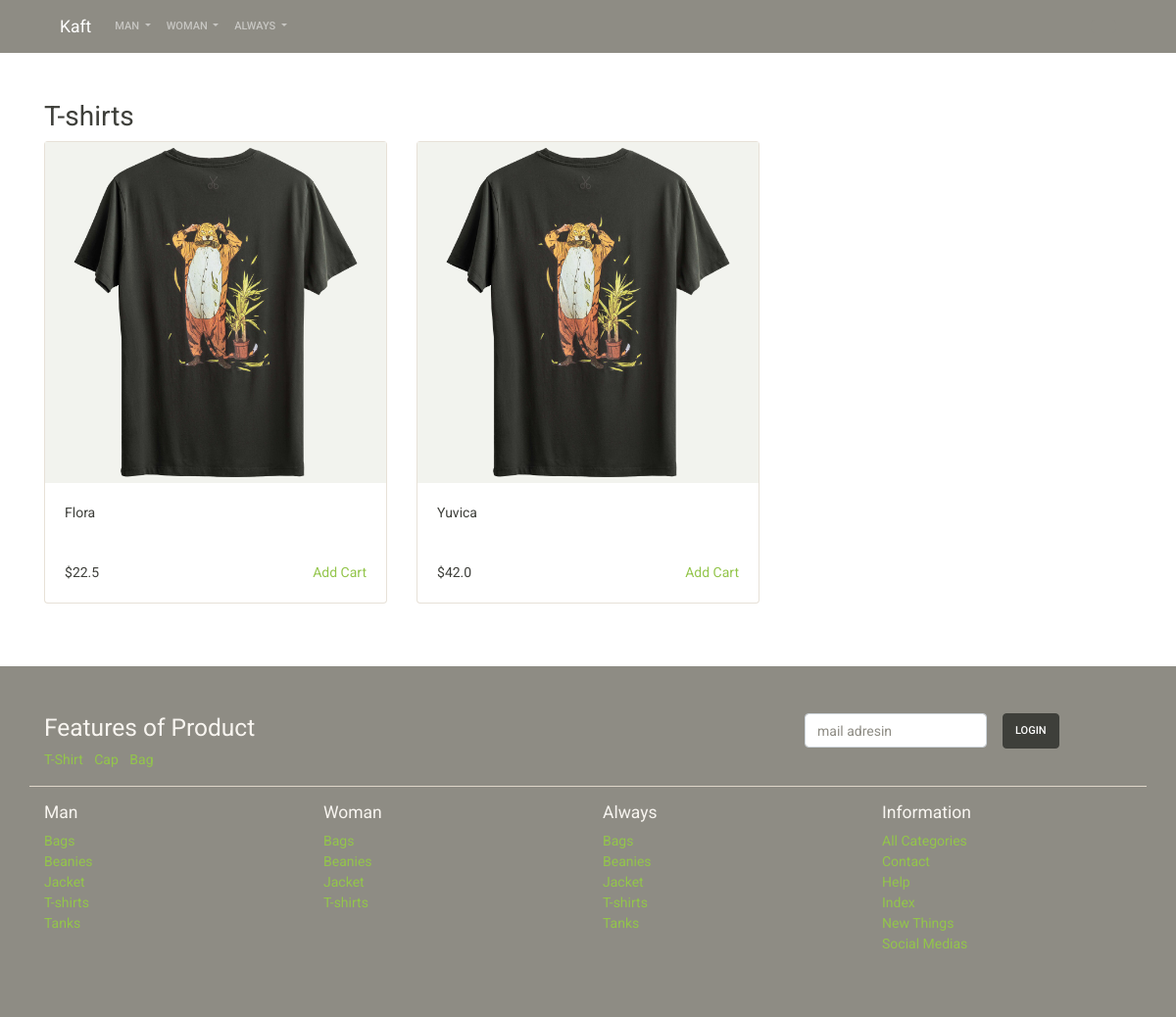
The page /category/t-shirts/ on the database its author committed.
### product/models.py (models this page shows, shortened)
class Category(models.Model):
    title=models.CharField(max_length=200)
    slug=models.SlugField(null=True,blank=True)
    gender=models.CharField(default="unisex",choices=GENDERS,max_length=8)
    status=models.CharField(max_length=10,choices=STATUS,default="draft")
    created_at=models.DateTimeField(auto_now_add=True)
    updated_at=models.DateTimeField(auto_now_add=True)

class Product(models.Model):
    title=models.CharField(max_length=200)
    slug=models.SlugField(null=True,blank=True)
    category=models.ForeignKey(Category,on_delete=models.CASCADE)
    created_at=models.DateTimeField(auto_now_add=True)
    updated_at=models.DateTimeField(auto_now_add=True)
    stock=models.PositiveSmallIntegerField(default=0)
    price=models.FloatField()
    cover_image = models.ImageField(
        upload_to='product',
        null=True,
        blank=True,
    )
    is_home = models.BooleanField(default=False)

### page/models.py (models this page shows, shortened)
class Page(models.Model):
    title=models.CharField(max_length=200)
    slug=models.SlugField(null=True,blank=True)
    cover_image=models.ImageField(
        null=True,
        upload_to="page",
        blank=True
    )
    status=models.CharField(max_length=10,choices=STATUS)
    created_at=models.DateTimeField(auto_now_add=True)
    updated_at=models.DateTimeField(auto_now_add=True)

### product/views.py (the view)
# urls.py: path("category/<slug:slug_name>/",views.show_category,name="show_category"),
def show_category(request,slug_name):
    category=Category.objects.get(slug=slug_name)
    try:
      showcart_items=ShopingCart.objects.get(user=request.user).items.all()
    except:
      showcart_items=None
    items=Product.objects.filter(
        category=category,
        stock__gte=1
    )
    context={
        "category":category,
        "items":items,
        "showcart_items":showcart_items
    }
    return render(request,"product/show_category.html",context)

### kaftclone/nav_context.py (called while the page is built)
def datas(request):
    categories=Category.objects.filter(status="published").order_by('title')
    pages=Page.objects.filter(status="published").order_by('title')
    context={
        "categories":categories,
        "pages":pages
    }
    return context

### templates/product/show_category.html
{% extends 'base/base.html' %}
{% block content %}
<div class="container mt-5">
    <div class="row">
        <div class="col-sm-12 ">
            <h2>{{ category.title }}</h2>
            <div class="row">
                {% for item in items %}
                    {% if item.cover_image %}
                    <div class="col-sm-4">
                        {% include 'product/product.html' %}
                    </div>
                    {% endif %}
                {% endfor %}
            </div>
        </div>
    </div>
</div>
{% endblock %}

### templates/product/product.html
<div class="card mb-3">
  {% if item.cover_image %}
   <img src="{{ item.cover_image.url }}" alt="Card image" class="w-100">
  {% endif %}
  <div class="card-body">
    <p class="card-text">
      {{ item.title }}
    </p>
  </div>
  <div class="card-body">
    <span>${{ item.price }}</span>
    {% if item  in showcart_items %}
      <a href="{% url 'show_cart' %}" class="card-link float-right">Go Cart</a>
    {% else %}
      <a href="{% url 'add_item' item.id %}" class="card-link float-right add-cart" data="{{item.id}}">Add Cart</a>
    {% endif %}
  </div>
</div>

### templates/base/components/footer.html (shortened to what this page needs)
<div class="bg-dark py-5 mt-5">
    <div class="container">
        <div class="row">
            <div class="col-sm-8">
                <h3 class="text-light">Features of Product</h3>
                <ul class="list-inline">
                    <li class="list-inline-item">
                        <a href="">T-Shirt</a>
                    </li>
                    <li class="list-inline-item">
                        <a href="">Cap</a>
                    </li>
                    <li class="list-inline-item">
                        <a href="">Bag</a>
                    </li>
                </ul>
            </div>
            <div class="col-sm-4">
                <form class="form-inline">
                    <div class="form-group mx-sm-3 mb-2">
                        <input type="email" class="form-control" id="ebulten" placeholder="mail adresin">
                    </div>
                    <button type="submit" class="btn btn-dark mb-2">Login</button>
                    </form>
            </div>
        </div>
        <div class="row border-top mb-3"></div>
        <div class="row">
            <div class="col-sm-3">
                <h5 class="text-light">Man</h5>
                <ul class="list-unstyled">
                    {% for category in categories %}
                    {% if category.gender == "man" or category.gender == "unisex" %}
                    <li><a href="">{{category.title}}</a></li>
                      {% endif %}
                    {% endfor %}
                </ul>
            </div>
            <div class="col-sm-3">
                <h5 class="text-light">Woman</h5>
                <ul class="list-unstyled">
                    {% for category in categories %}
                    {% if category.gender == "woman" or category.gender == "unisex" %}
                      <li><a href="">{{category.title}}</a></li>
                      {% endif %}
                    {% endfor %}
                </ul>
            </div>
            <div class="col-sm-3">
                <h5 class="text-light">Always</h5>
                <ul class="list-unstyled">
                    {% for category in categories %}
                      <li><a href="">{{category.title}}</a></li>
                    {% endfor %}
                </ul>
            </div>
            <div class="col-sm-3">
                <h5 class="text-light">Information</h5>
                <ul class="list-unstyled">
                    {% for page in pages %}
                      <li><a href="">{{page.title}}</a></li>
                    {% endfor %}
                </ul>
            </div>
        </div>
    </div>
</div>

### rows shown on the page
Category: title "T-shirts"
Product: cover_image (picture), title "Flora", price "22.5"
Product: cover_image (picture), title "Yuvica", price "42.0"
Category: title "Bags"
Category: title "Beanies"
Category: title "Jacket"
Category: title "Tanks"
Page: title "All Categories"
Page: title "Contact"
Page: title "Help"
Page: title "Index"
Page: title "New Things"
Page: title "Social Medias"
